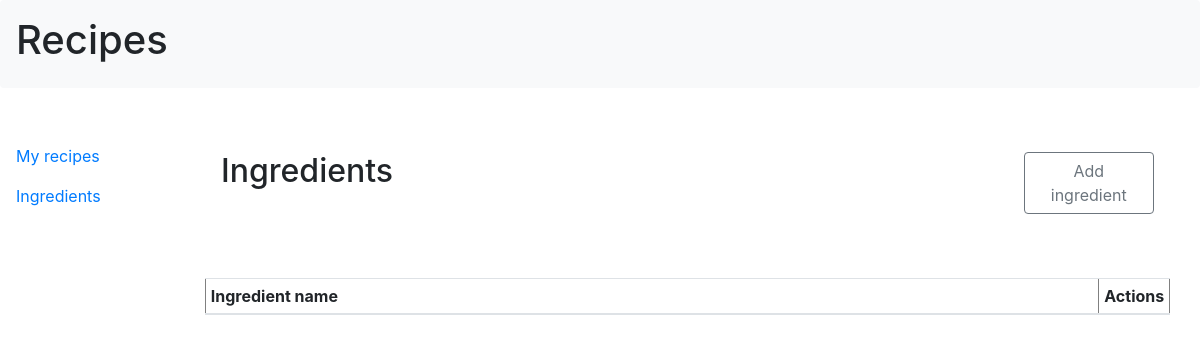
/ingredients.php, run on an earlier commit of the app's database.
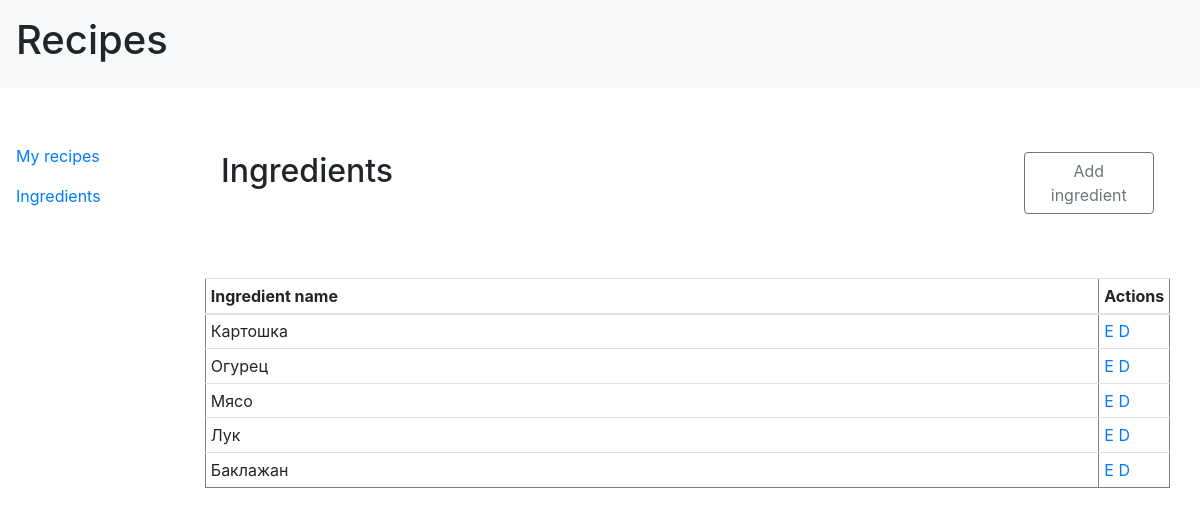
And on a later commit of the database.
### tables this page shows
CREATE TABLE `ingredients` (
  `id` int(11) NOT NULL AUTO_INCREMENT,
  `name` varchar(50) NOT NULL DEFAULT 'ingredient',
  PRIMARY KEY (`id`)
);

### Connection.php (called while the page is built, shortened)
<?php
class Connection
{
    protected static $instance;
    protected $pdo;
    protected function __construct()
    {
        $dsn = 'mysql:dbname=book;host=localhost;charset=utf8';
        $login = 'root';
        $password = '';
        $this->pdo = new PDO($dsn, $login, $password);
    }
    public static function getInstance()
    {
        if (!self::$instance) {
            self::$instance = new Connection();
        }
        return self::$instance;
    }
    public function query($sql, $param = array())
    {
        $statement = $this->pdo->prepare($sql);
        $statement->execute((array)$param);
        return $statement->fetchAll(PDO::FETCH_ASSOC);
    }
    public function getAll($table)
    {
        return $result = $this->query("SELECT * FROM `$table`");
    }
}

### ingredients.php (the view, shortened to what this page needs)
<?php
require_once('Connection.php');
$connection = Connection::getInstance();
$table = 'ingredients';
$allInDatabase = $connection->getAll($table);
$quantity = count($allInDatabase);
?>
<!DOCTYPE html>
<html>
<head>
    <link rel="stylesheet" href="https://stackpath.bootstrapcdn.com/bootstrap/4.3.1/css/bootstrap.min.css"
>
</head>
<body>
<div class="container-left shadow-none p-3 mb-5 bg-light rounded">
    <div class="row">
        <div class="col">
            <h1>Recipes</h1>
        </div>
    </div>
</div>
<div class="container-left">
    <div class="row">
        <div class="col-2">
            <ul class="nav nav-pills flex-column">
                <li class="nav-item">
                    <a class="nav-link" href="index.php">My recipes</a>
                </li>
                <li class="nav-item">
                    <a class="nav-link" href="ingredients.php">Ingredients</a>
                </li>
            </ul>
        </div>
        <div class="col-10 row">
            <div class="container">
                <div class="container shadow-none p-3 mb-5 rounded">
                    <div class="row">
                        <div class="col-md-3">
                            <h2>Ingredients</h2>
                        </div>
                        <div class="col-md-2 ml-auto">
                            <a class="btn btn-outline-secondary" href="addNewingredient.php" role="button">Add ingredient</a>
                        </div>
                    </div>
                </div>
                <table class="table table table-sm table-hover" width="80%" border="1">
                    <thead>
                    <tr>
                        <th scope="col" width="95%">Ingredient name</th>
                        <th scope="col" width="5%">Actions</th>
                    </tr>
                    </thead>
                    <tbody>
                    <?php
                    for ($i = 0; $i < $quantity; $i++) {
                        $row = $allInDatabase["$i"];
                        echo '<tr>
                                <td>' . $row['name'] . '</td>
                                <td>
                                <a href="addNewingredient.php?id=' . $row['id'] . '">E</a>
                                <a href="#" onclick="if(window.confirm(\'Are you sure you want to delete the recipe?\')) { window.location = \'deleteItem.php?id='. $row['id'] . '&table=' . $table . '&place=ingredients' . '\'; } return false;">D</a>
                            </td>
                        </tr>';
                    }
                    ?>
                    </tbody>
                </table>
            </div>
        </div>
    </div>
</div>
</body>
</html>

What changed in the data, as far as the page shows it:
added ingredients: name "Картошка"
added ingredients: name "Огурец"
added ingredients: name "Мясо"
added ingredients: name "Лук"
added ingredients: name "Баклажан"
